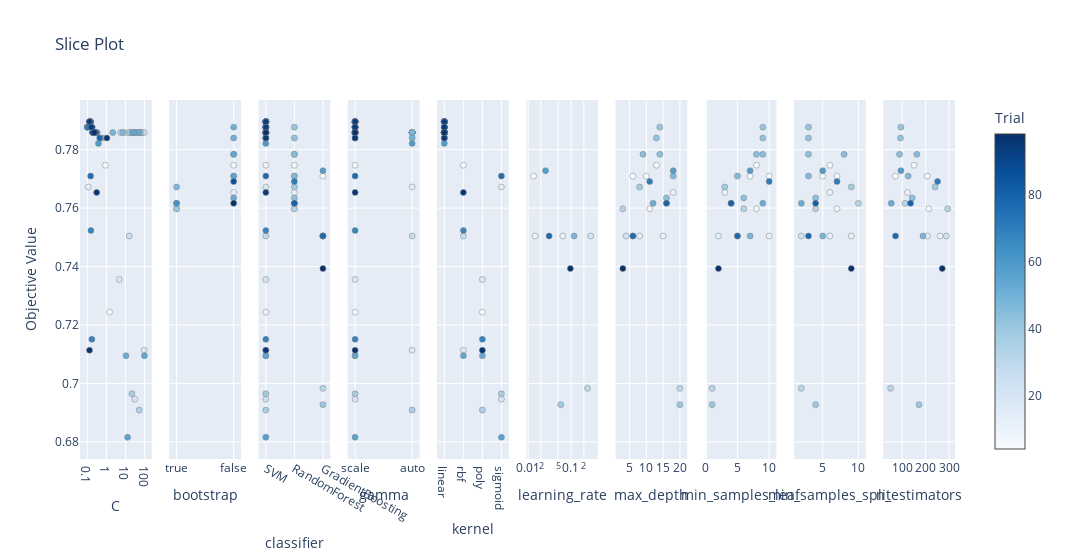

The notebook cell this image was saved under:
### Code cell
# 3. Slice Plot
plot_slice(study).show()

### Figure 1 — Plotly figure (JSON) as saved in the notebook; plotly's stock layout.template omitted (floating-point values rounded to 4 significant figures)
{"data": [{"marker": {"color": [4, 5, 6, 10, 11, 12, 13, 14, 15, 16, 17, 18, 20, 21, 22, 23, 24, 25, 26, 27, 31, 32, 33, 34, 35, 37, 45, 47, 48, 49, 51, 52, 53, 54, 55, 56, 58, 59, 60, 61, 62, 63, 64, 65, 66, 67, 68, 69, 71, 72, 73, 74, 75, 76, 78, 79, 81, 82, 83, 84, 85, 86, 87, 88, 89, 90, 91, 92, 93, 94, 95, 96, 97, 98], "colorbar": {"title": {"text": "Trial"}, "x": 1, "xpad": 40}, "colorscale": [[0, "rgb(247,251,255)"], [0.125, "rgb(222,235,247)"], [0.25, "rgb(198,219,239)"], [0.375, "rgb(158,202,225)"], [0.5, "rgb(107,174,214)"], [0.625, "rgb(66,146,198)"], [0.75, "rgb(33,113,181)"], [0.875, "rgb(8,81,156)"], [1, "rgb(8,48,107)"]], "line": {"color": "Grey", "width": 0.5}, "showscale": true}, "mode": "markers", "name": "Feasible Trial", "showlegend": false, "type": "scatter", "x": [28.03, 1.468, 0.8884, 54.8, 68.33, 57.24, 16.78, 0.1133, 9.424, 15.3, 93.64, 4.762, 30.87, 77.97, 31.79, 32.98, 97.15, 5.568, 34.08, 15.93, 66.22, 52.7, 39.02, 17.48, 52.32, 21.84, 52.84, 7.1, 2.171, 0.5956, 22.36, 10.64, 47.84, 98.68, 27.72, 12.97, 0.327, 0.3824, 0.1396, 0.1417, 0.1386, 0.1012, 0.1012, 0.1004, 0.102, 0.1549, 0.1732, 0.2132, 0.1053, 0.1438, 0.236, 0.144, 0.1431, 0.1495, 0.2851, 0.4456, 0.1388, 0.1391, 0.1488, 0.1468, 0.2229, 0.1808, 0.1402, 0.2583, 0.1313, 0.1879, 0.1369, 0.1906, 0.1298, 0.1617, 1.066, 0.3095, 0.1307, 0.2324], "xaxis": "x", "y": [0.7858, 0.7244, 0.7747, 0.7858, 0.7858, 0.7858, 0.7858, 0.7672, 0.7858, 0.7858, 0.7114, 0.7356, 0.6946, 0.7858, 0.7858, 0.7858, 0.7858, 0.7858, 0.7858, 0.7505, 0.7858, 0.7858, 0.7858, 0.7858, 0.6909, 0.6965, 0.7858, 0.7858, 0.7858, 0.784, 0.7858, 0.7095, 0.7858, 0.7095, 0.7858, 0.6816, 0.7858, 0.7821, 0.7896, 0.7896, 0.7896, 0.7877, 0.7877, 0.7877, 0.7877, 0.7523, 0.7151, 0.7858, 0.7877, 0.7896, 0.7858, 0.7896, 0.7896, 0.7709, 0.7858, 0.784, 0.7896, 0.7896, 0.7896, 0.7896, 0.7858, 0.7877, 0.7896, 0.7858, 0.7896, 0.7858, 0.7896, 0.7858, 0.7896, 0.7877, 0.784, 0.7654, 0.7114, 0.7858], "yaxis": "y"}, {"marker": {"color": [0, 2, 3, 7, 29, 30, 36, 39, 40, 41, 42, 43, 44, 50, 70, 80], "colorbar": {"title": {"text": "Trial"}, "x": 1, "xpad": 40}, "colorscale": [[0, "rgb(247,251,255)"], [0.125, "rgb(222,235,247)"], [0.25, "rgb(198,219,239)"], [0.375, "rgb(158,202,225)"], [0.5, "rgb(107,174,214)"], [0.625, "rgb(66,146,198)"], [0.75, "rgb(33,113,181)"], [0.875, "rgb(8,81,156)"], [1, "rgb(8,48,107)"]], "line": {"color": "Grey", "width": 0.5}, "showscale": false}, "mode": "markers", "name": "Feasible Trial", "showlegend": false, "type": "scatter", "x": [false, false, true, false, true, true, true, false, false, false, false, false, false, true, false, false], "xaxis": "x2", "y": [0.7709, 0.7747, 0.7598, 0.7654, 0.7616, 0.7598, 0.7672, 0.7877, 0.784, 0.7635, 0.7784, 0.7784, 0.7709, 0.7616, 0.7691, 0.7616], "yaxis": "y2"}, {"marker": {"color": [0, 1, 2, 3, 4, 5, 6, 7, 8, 9, 10, 11, 12, 13, 14, 15, 16, 17, 18, 19, 20, 21, 22, 23, 24, 25, 26, 27, 28, 29, 30, 31, 32, 33, 34, 35, 36, 37, 38, 39, 40, 41, 42, 43, 44, 45, 46, 47, 48, 49, 50, 51, 52, 53, 54, 55, 56, 57, 58, 59, 60, 61, 62, 63, 64, 65, 66, 67, 68, 69, 70, 71, 72, 73, 74, 75, 76, 77, 78, 79, 80, 81, 82, 83, 84, 85, 86, 87, 88, 89, 90, 91, 92, 93, 94, 95, 96, 97, 98, 99], "colorbar": {"title": {"text": "Trial"}, "x": 1, "xpad": 40}, "colorscale": [[0, "rgb(247,251,255)"], [0.125, "rgb(222,235,247)"], [0.25, "rgb(198,219,239)"], [0.375, "rgb(158,202,225)"], [0.5, "rgb(107,174,214)"], [0.625, "rgb(66,146,198)"], [0.75, "rgb(33,113,181)"], [0.875, "rgb(8,81,156)"], [1, "rgb(8,48,107)"]], "line": {"color": "Grey", "width": 0.5}, "showscale": false}, "mode": "markers", "name": "Feasible Trial", "showlegend": false, "type": "scatter", "x": ["RandomForest", "GradientBoosting", "RandomForest", "RandomForest", "SVM", "SVM", "SVM", "RandomForest", "GradientBoosting", "GradientBoosting", "SVM", "SVM", "SVM", "SVM", "SVM", "SVM", "SVM", "SVM", "SVM", "GradientBoosting", "SVM", "SVM", "SVM", "SVM", "SVM", "SVM", "SVM", "SVM", "GradientBoosting", "RandomForest", "RandomForest", "SVM", "SVM", "SVM", "SVM", "SVM", "RandomForest", "SVM", "GradientBoosting", "RandomForest", "RandomForest", "RandomForest", "RandomForest", "RandomForest", "RandomForest", "SVM", "GradientBoosting", "SVM", "SVM", "SVM", "RandomForest", "SVM", "SVM", "SVM", "SVM", "SVM", "SVM", "GradientBoosting", "SVM", "SVM", "SVM", "SVM", "SVM", "SVM", "SVM", "SVM", "SVM", "SVM", "SVM", "SVM", "RandomForest", "SVM", "SVM", "SVM", "SVM", "SVM", "SVM", "GradientBoosting", "SVM", "SVM", "RandomForest", "SVM", "SVM", "SVM", "SVM", "SVM", "SVM", "SVM", "SVM", "SVM", "SVM", "SVM", "SVM", "SVM", "SVM", "SVM", "SVM", "SVM", "SVM", "GradientBoosting"], "xaxis": "x3", "y": [0.7709, 0.7709, 0.7747, 0.7598, 0.7858, 0.7244, 0.7747, 0.7654, 0.7505, 0.7505, 0.7858, 0.7858, 0.7858, 0.7858, 0.7672, 0.7858, 0.7858, 0.7114, 0.7356, 0.7505, 0.6946, 0.7858, 0.7858, 0.7858, 0.7858, 0.7858, 0.7858, 0.7505, 0.6983, 0.7616, 0.7598, 0.7858, 0.7858, 0.7858, 0.7858, 0.6909, 0.7672, 0.6965, 0.6927, 0.7877, 0.784, 0.7635, 0.7784, 0.7784, 0.7709, 0.7858, 0.7505, 0.7858, 0.7858, 0.784, 0.7616, 0.7858, 0.7095, 0.7858, 0.7095, 0.7858, 0.6816, 0.7728, 0.7858, 0.7821, 0.7896, 0.7896, 0.7896, 0.7877, 0.7877, 0.7877, 0.7877, 0.7523, 0.7151, 0.7858, 0.7691, 0.7877, 0.7896, 0.7858, 0.7896, 0.7896, 0.7709, 0.7505, 0.7858, 0.784, 0.7616, 0.7896, 0.7896, 0.7896, 0.7896, 0.7858, 0.7877, 0.7896, 0.7858, 0.7896, 0.7858, 0.7896, 0.7858, 0.7896, 0.7877, 0.784, 0.7654, 0.7114, 0.7858, 0.7393], "yaxis": "y3"}, {"marker": {"color": [4, 5, 6, 10, 11, 12, 13, 14, 15, 16, 17, 18, 20, 21, 22, 23, 24, 25, 26, 27, 31, 32, 33, 34, 35, 37, 45, 47, 48, 49, 51, 52, 53, 54, 55, 56, 58, 59, 60, 61, 62, 63, 64, 65, 66, 67, 68, 69, 71, 72, 73, 74, 75, 76, 78, 79, 81, 82, 83, 84, 85, 86, 87, 88, 89, 90, 91, 92, 93, 94, 95, 96, 97, 98], "colorbar": {"title": {"text": "Trial"}, "x": 1, "xpad": 40}, "colorscale": [[0, "rgb(247,251,255)"], [0.125, "rgb(222,235,247)"], [0.25, "rgb(198,219,239)"], [0.375, "rgb(158,202,225)"], [0.5, "rgb(107,174,214)"], [0.625, "rgb(66,146,198)"], [0.75, "rgb(33,113,181)"], [0.875, "rgb(8,81,156)"], [1, "rgb(8,48,107)"]], "line": {"color": "Grey", "width": 0.5}, "showscale": false}, "mode": "markers", "name": "Feasible Trial", "showlegend": false, "type": "scatter", "x": ["scale", "scale", "scale", "auto", "auto", "auto", "scale", "auto", "auto", "scale", "auto", "scale", "scale", "auto", "auto", "auto", "auto", "auto", "scale", "auto", "auto", "auto", "auto", "auto", "auto", "scale", "auto", "auto", "scale", "auto", "scale", "scale", "scale", "scale", "scale", "scale", "scale", "auto", "scale", "scale", "scale", "scale", "scale", "scale", "scale", "scale", "scale", "scale", "scale", "scale", "scale", "scale", "scale", "scale", "scale", "scale", "scale", "scale", "scale", "scale", "scale", "scale", "scale", "scale", "scale", "scale", "scale", "scale", "scale", "scale", "scale", "scale", "scale", "scale"], "xaxis": "x4", "y": [0.7858, 0.7244, 0.7747, 0.7858, 0.7858, 0.7858, 0.7858, 0.7672, 0.7858, 0.7858, 0.7114, 0.7356, 0.6946, 0.7858, 0.7858, 0.7858, 0.7858, 0.7858, 0.7858, 0.7505, 0.7858, 0.7858, 0.7858, 0.7858, 0.6909, 0.6965, 0.7858, 0.7858, 0.7858, 0.784, 0.7858, 0.7095, 0.7858, 0.7095, 0.7858, 0.6816, 0.7858, 0.7821, 0.7896, 0.7896, 0.7896, 0.7877, 0.7877, 0.7877, 0.7877, 0.7523, 0.7151, 0.7858, 0.7877, 0.7896, 0.7858, 0.7896, 0.7896, 0.7709, 0.7858, 0.784, 0.7896, 0.7896, 0.7896, 0.7896, 0.7858, 0.7877, 0.7896, 0.7858, 0.7896, 0.7858, 0.7896, 0.7858, 0.7896, 0.7877, 0.784, 0.7654, 0.7114, 0.7858], "yaxis": "y4"}, {"marker": {"color": [4, 5, 6, 10, 11, 12, 13, 14, 15, 16, 17, 18, 20, 21, 22, 23, 24, 25, 26, 27, 31, 32, 33, 34, 35, 37, 45, 47, 48, 49, 51, 52, 53, 54, 55, 56, 58, 59, 60, 61, 62, 63, 64, 65, 66, 67, 68, 69, 71, 72, 73, 74, 75, 76, 78, 79, 81, 82, 83, 84, 85, 86, 87, 88, 89, 90, 91, 92, 93, 94, 95, 96, 97, 98], "colorbar": {"title": {"text": "Trial"}, "x": 1, "xpad": 40}, "colorscale": [[0, "rgb(247,251,255)"], [0.125, "rgb(222,235,247)"], [0.25, "rgb(198,219,239)"], [0.375, "rgb(158,202,225)"], [0.5, "rgb(107,174,214)"], [0.625, "rgb(66,146,198)"], [0.75, "rgb(33,113,181)"], [0.875, "rgb(8,81,156)"], [1, "rgb(8,48,107)"]], "line": {"color": "Grey", "width": 0.5}, "showscale": false}, "mode": "markers", "name": "Feasible Trial", "showlegend": false, "type": "scatter", "x": ["linear", "poly", "rbf", "linear", "linear", "linear", "linear", "sigmoid", "linear", "linear", "rbf", "poly", "sigmoid", "linear", "linear", "linear", "linear", "linear", "linear", "rbf", "linear", "linear", "linear", "linear", "poly", "sigmoid", "linear", "linear", "linear", "linear", "linear", "poly", "linear", "rbf", "linear", "sigmoid", "linear", "linear", "linear", "linear", "linear", "linear", "linear", "linear", "linear", "rbf", "poly", "linear", "linear", "linear", "linear", "linear", "linear", "sigmoid", "linear", "linear", "linear", "linear", "linear", "linear", "linear", "linear", "linear", "linear", "linear", "linear", "linear", "linear", "linear", "linear", "linear", "rbf", "poly", "linear"], "xaxis": "x5", "y": [0.7858, 0.7244, 0.7747, 0.7858, 0.7858, 0.7858, 0.7858, 0.7672, 0.7858, 0.7858, 0.7114, 0.7356, 0.6946, 0.7858, 0.7858, 0.7858, 0.7858, 0.7858, 0.7858, 0.7505, 0.7858, 0.7858, 0.7858, 0.7858, 0.6909, 0.6965, 0.7858, 0.7858, 0.7858, 0.784, 0.7858, 0.7095, 0.7858, 0.7095, 0.7858, 0.6816, 0.7858, 0.7821, 0.7896, 0.7896, 0.7896, 0.7877, 0.7877, 0.7877, 0.7877, 0.7523, 0.7151, 0.7858, 0.7877, 0.7896, 0.7858, 0.7896, 0.7896, 0.7709, 0.7858, 0.784, 0.7896, 0.7896, 0.7896, 0.7896, 0.7858, 0.7877, 0.7896, 0.7858, 0.7896, 0.7858, 0.7896, 0.7858, 0.7896, 0.7877, 0.784, 0.7654, 0.7114, 0.7858], "yaxis": "y5"}, {"marker": {"color": [1, 8, 9, 19, 28, 38, 46, 57, 77, 99], "colorbar": {"title": {"text": "Trial"}, "x": 1, "xpad": 40}, "colorscale": [[0, "rgb(247,251,255)"], [0.125, "rgb(222,235,247)"], [0.25, "rgb(198,219,239)"], [0.375, "rgb(158,202,225)"], [0.5, "rgb(107,174,214)"], [0.625, "rgb(66,146,198)"], [0.75, "rgb(33,113,181)"], [0.875, "rgb(8,81,156)"], [1, "rgb(8,48,107)"]], "line": {"color": "Grey", "width": 0.5}, "showscale": false}, "mode": "markers", "name": "Feasible Trial", "showlegend": false, "type": "scatter", "x": [0.01343, 0.01458, 0.0644, 0.2884, 0.2441, 0.05796, 0.1184, 0.02552, 0.03092, 0.09679], "xaxis": "x6", "y": [0.7709, 0.7505, 0.7505, 0.7505, 0.6983, 0.6927, 0.7505, 0.7728, 0.7505, 0.7393], "yaxis": "y6"}, {"marker": {"color": [0, 1, 2, 3, 7, 8, 9, 19, 28, 29, 30, 36, 38, 39, 40, 41, 42, 43, 44, 46, 50, 57, 70, 77, 80, 99], "colorbar": {"title": {"text": "Trial"}, "x": 1, "xpad": 40}, "colorscale": [[0, "rgb(247,251,255)"], [0.125, "rgb(222,235,247)"], [0.25, "rgb(198,219,239)"], [0.375, "rgb(158,202,225)"], [0.5, "rgb(107,174,214)"], [0.625, "rgb(66,146,198)"], [0.75, "rgb(33,113,181)"], [0.875, "rgb(8,81,156)"], [1, "rgb(8,48,107)"]], "line": {"color": "Grey", "width": 0.5}, "showscale": false}, "mode": "markers", "name": "Feasible Trial", "showlegend": false, "type": "scatter", "x": [6, 10, 13, 11, 18, 15, 8, 4, 20, 16, 3, 8, 20, 14, 13, 16, 14, 9, 18, 6, 12, 18, 11, 6, 16, 3], "xaxis": "x7", "y": [0.7709, 0.7709, 0.7747, 0.7598, 0.7654, 0.7505, 0.7505, 0.7505, 0.6983, 0.7616, 0.7598, 0.7672, 0.6927, 0.7877, 0.784, 0.7635, 0.7784, 0.7784, 0.7709, 0.7505, 0.7616, 0.7728, 0.7691, 0.7505, 0.7616, 0.7393], "yaxis": "y7"}, {"marker": {"color": [0, 1, 2, 3, 7, 8, 9, 19, 28, 29, 30, 36, 38, 39, 40, 41, 42, 43, 44, 46, 50, 57, 70, 77, 80, 99], "colorbar": {"title": {"text": "Trial"}, "x": 1, "xpad": 40}, "colorscale": [[0, "rgb(247,251,255)"], [0.125, "rgb(222,235,247)"], [0.25, "rgb(198,219,239)"], [0.375, "rgb(158,202,225)"], [0.5, "rgb(107,174,214)"], [0.625, "rgb(66,146,198)"], [0.75, "rgb(33,113,181)"], [0.875, "rgb(8,81,156)"], [1, "rgb(8,48,107)"]], "line": {"color": "Grey", "width": 0.5}, "showscale": false}, "mode": "markers", "name": "Feasible Trial", "showlegend": false, "type": "scatter", "x": [10, 7, 8, 8, 3, 10, 2, 5, 1, 4, 6, 3, 1, 9, 9, 6, 8, 9, 5, 7, 9, 7, 10, 5, 4, 2], "xaxis": "x8", "y": [0.7709, 0.7709, 0.7747, 0.7598, 0.7654, 0.7505, 0.7505, 0.7505, 0.6983, 0.7616, 0.7598, 0.7672, 0.6927, 0.7877, 0.784, 0.7635, 0.7784, 0.7784, 0.7709, 0.7505, 0.7616, 0.7728, 0.7691, 0.7505, 0.7616, 0.7393], "yaxis": "y8"}, {"marker": {"color": [0, 1, 2, 3, 7, 8, 9, 19, 28, 29, 30, 36, 38, 39, 40, 41, 42, 43, 44, 46, 50, 57, 70, 77, 80, 99], "colorbar": {"title": {"text": "Trial"}, "x": 1, "xpad": 40}, "colorscale": [[0, "rgb(247,251,255)"], [0.125, "rgb(222,235,247)"], [0.25, "rgb(198,219,239)"], [0.375, "rgb(158,202,225)"], [0.5, "rgb(107,174,214)"], [0.625, "rgb(66,146,198)"], [0.75, "rgb(33,113,181)"], [0.875, "rgb(8,81,156)"], [1, "rgb(8,48,107)"]], "line": {"color": "Grey", "width": 0.5}, "showscale": false}, "mode": "markers", "name": "Feasible Trial", "showlegend": false, "type": "scatter", "x": [7, 5, 6, 7, 6, 6, 9, 2, 2, 10, 4, 9, 4, 3, 3, 4, 3, 8, 3, 5, 2, 5, 7, 3, 4, 9], "xaxis": "x9", "y": [0.7709, 0.7709, 0.7747, 0.7598, 0.7654, 0.7505, 0.7505, 0.7505, 0.6983, 0.7616, 0.7598, 0.7672, 0.6927, 0.7877, 0.784, 0.7635, 0.7784, 0.7784, 0.7709, 0.7505, 0.7616, 0.7728, 0.7691, 0.7505, 0.7616, 0.7393], "yaxis": "y9"}, {"marker": {"color": [0, 1, 2, 3, 7, 8, 9, 19, 28, 29, 30, 36, 38, 39, 40, 41, 42, 43, 44, 46, 50, 57, 70, 77, 80, 99], "colorbar": {"title": {"text": "Trial"}, "x": 1, "xpad": 40}, "colorscale": [[0, "rgb(247,251,255)"], [0.125, "rgb(222,235,247)"], [0.25, "rgb(198,219,239)"], [0.375, "rgb(158,202,225)"], [0.5, "rgb(107,174,214)"], [0.625, "rgb(66,146,198)"], [0.75, "rgb(33,113,181)"], [0.875, "rgb(8,81,156)"], [1, "rgb(8,48,107)"]], "line": {"color": "Grey", "width": 0.5}, "showscale": false}, "mode": "markers", "name": "Feasible Trial", "showlegend": false, "type": "scatter", "x": [71, 207, 151, 213, 123, 262, 208, 288, 51, 113, 294, 240, 172, 95, 93, 143, 89, 163, 126, 189, 54, 95, 251, 72, 136, 271], "xaxis": "x10", "y": [0.7709, 0.7709, 0.7747, 0.7598, 0.7654, 0.7505, 0.7505, 0.7505, 0.6983, 0.7616, 0.7598, 0.7672, 0.6927, 0.7877, 0.784, 0.7635, 0.7784, 0.7784, 0.7709, 0.7505, 0.7616, 0.7728, 0.7691, 0.7505, 0.7616, 0.7393], "yaxis": "y10"}], "layout": {"title": {"text": "Slice Plot"}, "width": 3000, "xaxis": {"anchor": "y", "domain": [0, 0.082], "title": {"text": "C"}, "type": "log"}, "xaxis10": {"anchor": "y10", "domain": [0.918, 1.0], "title": {"text": "n_estimators"}}, "xaxis2": {"anchor": "y2", "categoryarray": [true, false], "categoryorder": "array", "domain": [0.102, 0.184], "title": {"text": "bootstrap"}, "type": "category"}, "xaxis3": {"anchor": "y3", "categoryarray": ["SVM", "RandomForest", "GradientBoosting"], "categoryorder": "array", "domain": [0.204, 0.286], "title": {"text": "classifier"}, "type": "category"}, "xaxis4": {"anchor": "y4", "categoryarray": ["scale", "auto"], "categoryorder": "array", "domain": [0.306, 0.388], "title": {"text": "gamma"}, "type": "category"}, "xaxis5": {"anchor": "y5", "categoryarray": ["linear", "rbf", "poly", "sigmoid"], "categoryorder": "array", "domain": [0.408, 0.49], "title": {"text": "kernel"}, "type": "category"}, "xaxis6": {"anchor": "y6", "domain": [0.51, 0.592], "title": {"text": "learning_rate"}, "type": "log"}, "xaxis7": {"anchor": "y7", "domain": [0.612, 0.694], "title": {"text": "max_depth"}}, "xaxis8": {"anchor": "y8", "domain": [0.714, 0.796], "title": {"text": "min_samples_leaf"}}, "xaxis9": {"anchor": "y9", "domain": [0.816, 0.898], "title": {"text": "min_samples_split"}}, "yaxis": {"anchor": "x", "domain": [0, 1], "title": {"text": "Objective Value"}}, "yaxis10": {"anchor": "x10", "domain": [0, 1], "matches": "y", "showticklabels": false}, "yaxis2": {"anchor": "x2", "domain": [0, 1], "matches": "y", "showticklabels": false}, "yaxis3": {"anchor": "x3", "domain": [0, 1], "matches": "y", "showticklabels": false}, "yaxis4": {"anchor": "x4", "domain": [0, 1], "matches": "y", "showticklabels": false}, "yaxis5": {"anchor": "x5", "domain": [0, 1], "matches": "y", "showticklabels": false}, "yaxis6": {"anchor": "x6", "domain": [0, 1], "matches": "y", "showticklabels": false}, "yaxis7": {"anchor": "x7", "domain": [0, 1], "matches": "y", "showticklabels": false}, "yaxis8": {"anchor": "x8", "domain": [0, 1], "matches": "y", "showticklabels": false}, "yaxis9": {"anchor": "x9", "domain": [0, 1], "matches": "y", "showticklabels": false}}}
